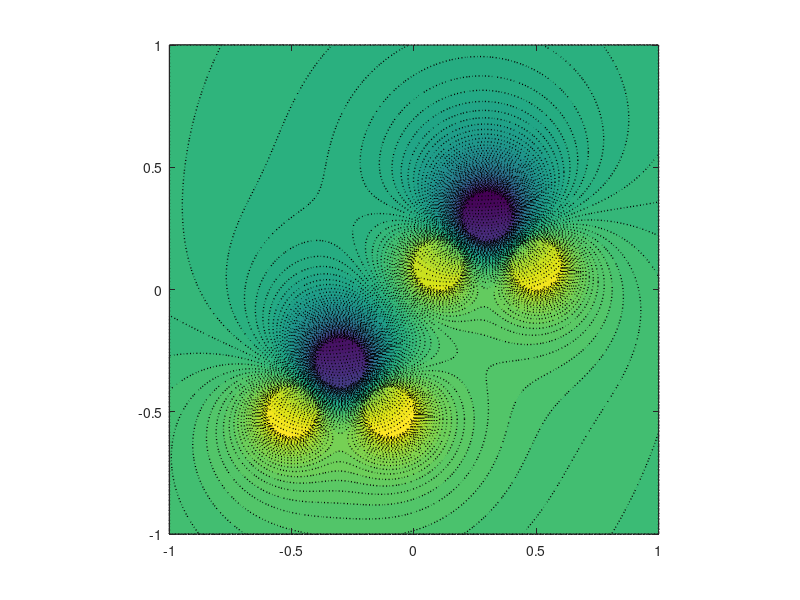
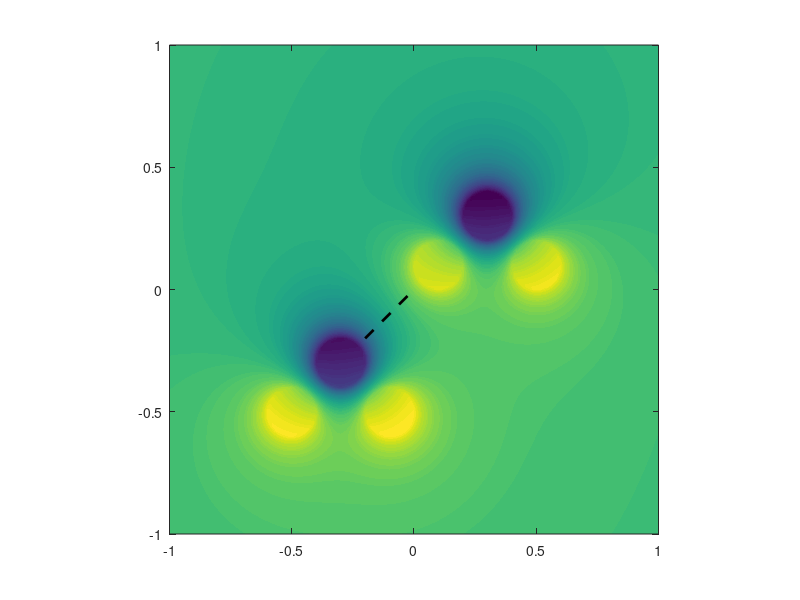

MATLAB code to generate these figures, in order:
clear; close

% [[ CALCULATE ELECTROSTATIC POTENTIAL AROUND CHARGE ]]
K   = 1 / (4 * pi * 8.85e-12);  % electrostatic constant
e   = 1.6e-19;                  % charge of an electron
q_O = -2 * e;                   % oxygen charge
q_H =  1 * e;                   % hydrogen charge
r   = 0.1;                      % particle radius

% Create a 2D meshgrid for plotting
grid = -1 : 0.01 : 1;
[x_grid, y_grid] = meshgrid(grid);

% [ GET POSITION OF FIRST WATER MOLECULE (LEFT) ]
% Oxygen
O1_x = -0.3;          O1_y = -0.3;
% Two hydrogens
H1_x_L = O1_x - 0.2;  H1_y_L = O1_y - 0.2;
H1_x_R = O1_x + 0.2;  H1_y_R = O1_y - 0.2;

% [ GET POSITION OF SECOND WATER MOLECULE (RIGHT) ]
% Oxygen
O2_x = 0.3;          O2_y = 0.3;
% Two hydrogens
H2_x_L = O2_x - 0.2;  H2_y_L = O2_y - 0.2;
H2_x_R = O2_x + 0.2;  H2_y_R = O2_y - 0.2;

% [ CALCULATE ELECTROSTATIC POTENTIAL FOR EACH PARTICLE ]
% Electrostatic potential for every particle will be calculated with calculate_potential function
% Params:
%     x_grid, y_grid: mesh grid coordinates
%     x_p, y_p: particle x and y coordinates
%     q: charge of a particle (negative for O, positive for H)
%     K: Coulomb's constant (beginning of script)
%     r: radius of particle, where potential is constant
% Returns: 
%     array, where V_particle is particle potential
function [V_particle] = calculate_potential(x_grid, y_grid, x_p, y_p, q, K, r)
    % Calculates displacement - distance between 
    % each grid point and particle position for R
    x_dis = x_p - x_grid;
    y_dis = y_p - y_grid;

    % Calculates distance between each grid point and the particle with Pythagoream's theorem
    R = sqrt( x_dis.^2 + y_dis.^2 );

    % Calculates particle potential using formula V = qk/r (check params), where r is R
    % This is how much the particle contributes to system of obervation's(?) electrostatic potential
    V_particle = (q * K) ./ R;

    % Gets points inside (or near) of the particle, where potential is constant
    id = (R < r);
    % Calculates maximum potential found in this area
    V_max = (q * K) / r;
    % Sets values of potentials inside of the particle to this value
    V_particle(id) = V_max;
end

% [ CALCULATE ELECTROSTATIC POTENTIAL FOR FIRST WATER MOLECULE (LEFT) ]
[V_O1]    = calculate_potential(x_grid, y_grid, O1_x,   O1_y,   q_O, K, r);
[V_H1_L]  = calculate_potential(x_grid, y_grid, H1_x_L, H1_y_L, q_H, K, r);
[V_H1_R]  = calculate_potential(x_grid, y_grid, H1_x_R, H1_y_R, q_H, K, r);

V_H20_1 = V_O1 + V_H1_L + V_H1_R;

% [ CALCULATE ELECTROSTATIC POTENTIAL FOR SECOND WATER MOLECULE (RIGHT) ]
[V_O2]   = calculate_potential(x_grid, y_grid, O2_x,   O2_y,   q_O, K, r);
[V_H2_L] = calculate_potential(x_grid, y_grid, H2_x_L, H2_y_L, q_H, K, r);
[V_H2_R] = calculate_potential(x_grid, y_grid, H2_x_R, H2_y_R, q_H, K, r);

V_H20_2 = V_O2 + V_H2_L + V_H2_R;

% [ CALCULATE SYSTEM OF OBSERVATION ELECTROSTATIC POTENTIAL ]
% Sum of all electrostatic potentials
V = V_H20_1 + V_H20_2;

% e.g. why this is needed
% V = V_H20_1;
% V = V_H20_2;
% V = zeros(size(x_grid));


% [[ PLOT ]]
figure
contourf(x_grid, y_grid, V, 100, ':', 'LineWidth', 1)
ax=gca;
axis(ax,'equal')

figure
contourf(x_grid, y_grid, V, 100, 'LineStyle', 'none')
hold on
% plots dashed line that represents a hydrogen bond
plot([O1_x + r, H2_x_L - r], [O1_y + r, H2_y_L - r], 'Color', 'black', 'LineStyle', '--', 'LineWidth', 2)
ax=gca;
axis(ax,'equal')